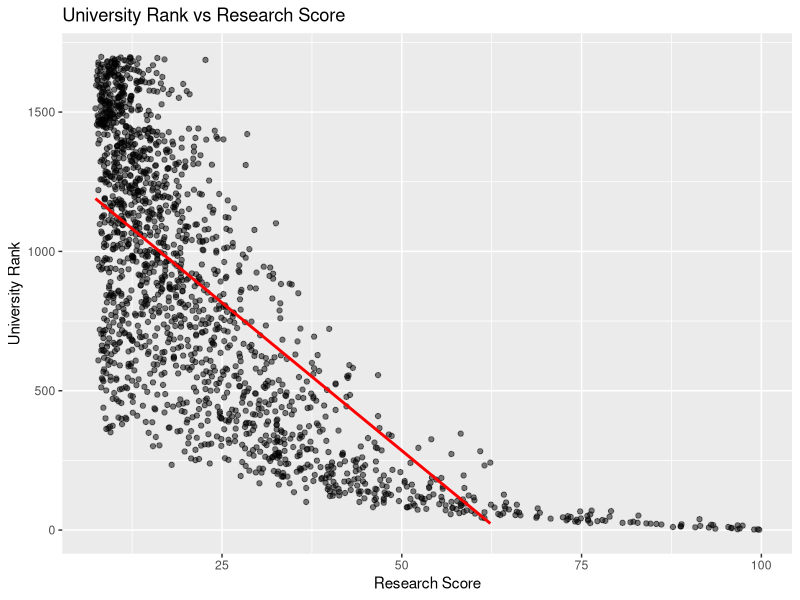

The R script that drew this image:
## ---- chunk 1
knitr::opts_chunk$set(echo = TRUE)
## ---- chunk 2
library(ggplot2)
data = read.csv("rankings.csv")
data = na.omit(data)
data$University.Rank <- as.numeric(data$University.Rank)
data$Research.Score <- as.numeric(data$Research.Score)

model <- lm(University.Rank ~ Research.Score, data = data)

# https://www.kaggle.com/datasets/alitaqi000/world-university-rankings-2023
plot = ggplot(data, aes(x = Research.Score, y = University.Rank)) +
    geom_point(alpha = 0.5) +
    geom_smooth(method = "lm", se = FALSE, color = "red") + ylim(0, NA) +
  labs(y = "University Rank", x = "Research Score") +
  ggtitle("University Rank vs Research Score")

plot


correlation = cor(data$University.Rank, data$Research.Score)
correlation
## ---- chunk 3
coefficients <- coef(model)
intercept <- coefficients[1]
slope <- coefficients[2]

intercept
slope

summary(model)
